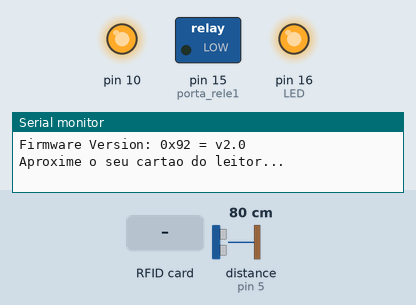
The sketch below on a simulated Arduino Uno, built with avr-gcc and run on an emulated ATmega328P. Shown: switched loads named in the sketch (green lamp = pin HIGH), output pins drawn as LEDs (lit = HIGH), the last lines printed to the serial monitor. The test bench sets the inputs (shaded band); at power-on: distance to the obstacle (sensor on pin 5) 80 cm. The echo pulse lasts 58.3 µs per cm.

Above: at 2.2 s.
2.3 s: RFID card 5E 7A 19 C4 held to the reader
At 3.4 s:
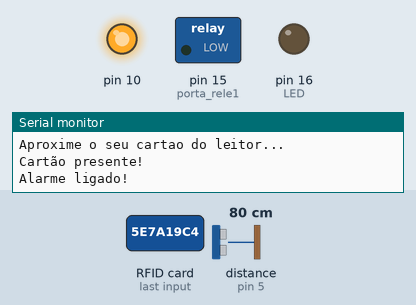
At 7.3 s:
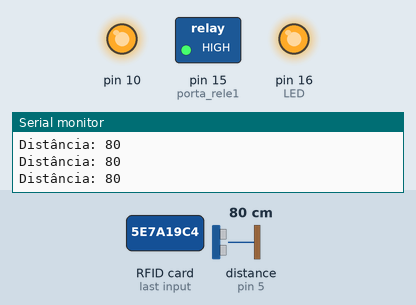
Timing chart, 0 to 8.8 s (numbered marks = the images above; inputs shaded):
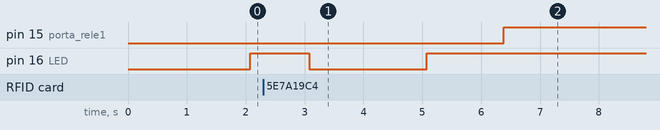

The sketch:

esp8266Alarm.ino
```cpp
#include <Ultrasonic.h>
#include <SPI.h>
#include <MFRC522.h>

#define LED 16 // D0 Proprio led da placa
#define SDA_PIN 4      // D2
#define RST_PIN 2      // D4
#define MOSI 13        // D7
#define MISO 12        // D6
#define SCK 14         // D5
#define pino_trigger 0 // D3
#define pino_echo 5    // D1
#define porta_rele1 15 // D8
Ultrasonic ultrasonic(pino_trigger, pino_echo);
MFRC522 mfrc522(SDA_PIN, RST_PIN); // Create MFRC522 instance.

long distancia;

bool alarme_status = false;
bool disparo = false;

void setup()
{
  pinMode(LED, OUTPUT);
  pinMode(porta_rele1, OUTPUT);
  Serial.begin(9600);
  SPI.begin();
  mfrc522.PCD_Init();
  alarme_status = false;
  mfrc522.PCD_DumpVersionToSerial();
  delay(1000);
  Serial.println("Aproxime o seu cartao do leitor...");
}

void loop()
{

  if (mfrc522.PICC_IsNewCardPresent())
  {
    Serial.println("Cartão presente!");
    if (alarme_status == false)
    {
      alarme_status = true;
      Serial.println("Alarme ligado!");
      delay(2000);
    }
    else if (alarme_status == true)
    {
      alarme_status = false;
      Serial.println("Alarme desligado!");
      delay(1000);
    }
  }

  if (alarme_status == false)
  {
    rotinaAlarmeDesligado();
  }
  else
  {
    digitalWrite(LED, HIGH);
    disparo = rotinaAlarmeLigado();
  }
}

bool rotinaAlarmeLigado()
{
  digitalWrite(LED, HIGH);
  Serial.println("Alarme ligado.");
  delay(200);
  long medidas[10];
  for (int i = 0; i < 10; i++)
  {
    distancia = ultrasonic.Ranging(CM);
    Serial.print("Distância: ");
    Serial.println(distancia);
    delay(100);
    medidas[i] = distancia;
  }
  if (medidas[0] > 12 && medidas[1] > 12 && medidas[2] > 12 && medidas[3] > 12 && medidas[4] > 12 && medidas[5] > 12 && medidas[6] > 12 && medidas[7] > 12 && medidas[8] > 12 && medidas[9] > 12)
  {
    disparo = true;
    tocarAlarme();
    Serial.println("Disparo do alarme!");
  }
  return disparo;
}

void rotinaAlarmeDesligado()
{
  desligarAlarme();
  delay(1000);
  digitalWrite(LED, HIGH);
  delay(1000);
  digitalWrite(LED, LOW);
}

void tocarAlarme()
{
  delay(50);
  digitalWrite(porta_rele1, HIGH); //Liga rele 1
}

void desligarAlarme()
{
  digitalWrite(porta_rele1, LOW); //Desliga rele 1
}
```

Measured:
- after the input at 2.3 s, pin 15 (porta_rele1): LOW → HIGH after 4.1 s
